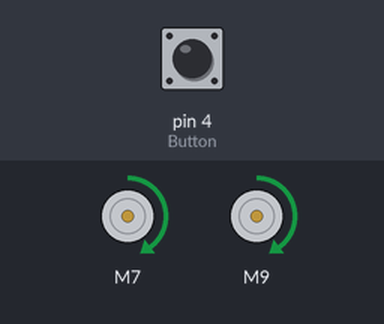
The sketch below on a simulated Arduino Uno, built with avr-gcc and run on an emulated ATmega328P. Parts: 2 × DC motor (green arrow = forward, orange = backward, longer = faster). The test bench sets the inputs (shaded band); at power-on: pin 4 (Button) HIGH.

Above: at 2.6 s.
At 59.0 s:
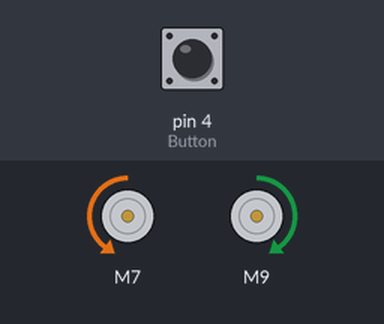
Timing chart, 0 to 63.6 s (numbered marks = the images above):
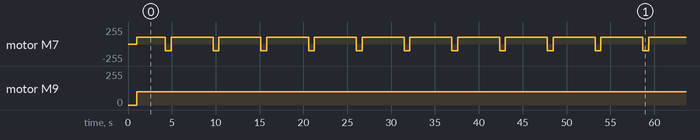

Measured:
- by itself, motor M7: repeats every 5.4 s: backward 100/255 0.65 s, forward 100/255 4.8 s
- by itself, motor M9: stopped → forward 100/255 at 1.0 s

The sketch:

PetrosainsHigh_Go_calculated_distance.ino
```cpp
int LW = 0;//Left Wall
int L = 1;//Left
int S = 2;//Straight
int R = 3;//Right
int RW = 4; //Right Wall
int B = 5; //turn 180 degree

/////////////////////////////////////////////////////////////////////////////////////
#include <SparkFun_TB6612.h>

#define PWMA 5
#define AIN2 6
#define AIN1 7
#define STBY 8
#define BIN1 9                                                  //motor
#define BIN2 10
#define PWMB 11


const int offsetA = 1;
const int offsetB = 1;

Motor motorLeft = Motor(AIN1, AIN2, PWMA, offsetA, STBY);
Motor motorRight = Motor(BIN1, BIN2, PWMB, offsetB, STBY);

int Button = 4;

int IR0 = A0;
int IR1 = A1;
int IR2 = A2;
int IR3 = A3;
int IR4 = A4;
int IR5 = A5;

/////////////////////////////////////////////////////////////////////////////////////

int SetPath[] = {


};

int LeftWallDistance = 300; // 0-550
int RightWallDistance = 300; // 0-550
int differential = 100;    //100
int Speed = 150;          //150
int StraightTime = 30;     //30
int turnSpeed = 100;       //100
int moveTime = 800;        //800
int turnTimeLeft = 250;    //250
int turnTimeRight = 350;   //250
/////////////////////////////////////////////////////////////////////////////////////

long timer = 0;
int TotalTurns = ((sizeof(SetPath)) / 2);
int Turned = 0;


void setup() {
  pinMode(Button, INPUT);
  pinMode(IR0, INPUT);
  pinMode(IR1, INPUT);
  pinMode(IR2, INPUT);
  pinMode(IR3, INPUT);
  pinMode(IR4, INPUT);
  pinMode(IR5, INPUT);

  while (digitalRead(Button) == LOW); {
  }
  delay(1000);

}


void loop() {

Straight();
delay(100);
Straight();
delay(100);
Left();
delay(100);
Straight();
delay(100);
Left();
delay(100);
Straight();
delay(100);
Turn180();
delay(100);
Straight();
delay(100);
Left();
delay(100);
Straight();

while (digitalRead(Button) == LOW); {
  }
}


void Calibrate() {
  /*while ((analogRead(IR2) > 500) && (analogRead(IR3) > 500)) {

        motorLeft.drive(50, 1);
        motorRight.drive(50, 1);
        }*/
  while ((analogRead(IR2) < 500) || (analogRead(IR3) < 500)) {

    if (analogRead(IR2) > 500) {
      motorLeft.brake();
    }
    else if (analogRead(IR2) < 500) {
      motorLeft.drive(-100, 1);
    }

    if (analogRead(IR3) > 500) {
      motorRight.brake();
    }
    else if (analogRead(IR3) < 500) {
      motorRight.drive(-100, 1);
    }

  }
  brake();
}

void brake() {
  digitalWrite(STBY, HIGH);

  digitalWrite(AIN1, HIGH);
  digitalWrite(AIN2, HIGH);
  analogWrite(PWMA, 255);

  digitalWrite(BIN1, HIGH);
  digitalWrite(BIN2, HIGH);
  analogWrite(PWMB, 255);
}

void decision() {
  if (Turned < TotalTurns) {
    if (SetPath[Turned] == 0) {
      //Left Wall
      LeftWall();
    }
    else if (SetPath[Turned] == 1) {
      //Left
      Left();
    }
    else if (SetPath[Turned] == 2) {
      //Straight
      Straight();
    }
    else if (SetPath[Turned] == 3) {
      //Right
      Right();
    }
    else if (SetPath[Turned] == 4) {
      //Right Wall
      RightWall();
    }
    else if (SetPath[Turned] == 5) {
      //Turn 180
      Turn180();
    }
  }

  else {
    //Stop
    brake();
    while (digitalRead(Button) == LOW); {

    }
    Turned = -1;
  }


  Turned = Turned + 1;
}


void LeftWall() {

}

void Left() {
  motorRight.drive(100,450);
brake();
}

void Straight() {
  timer = millis();
    while ((millis() - timer) < 440) {
      motorLeft.drive(100, 1);
      motorRight.drive(100, 1);
    }
    brake();
}

void Right() {
motorLeft.drive(100,450);
brake();
}

void RightWall() {

}

void Turn180() {
timer = millis();
    while ((millis() - timer) < 550) {
      motorLeft.drive(-100, 1);
      motorRight.drive(100, 1);
    }
brake();


}
```
